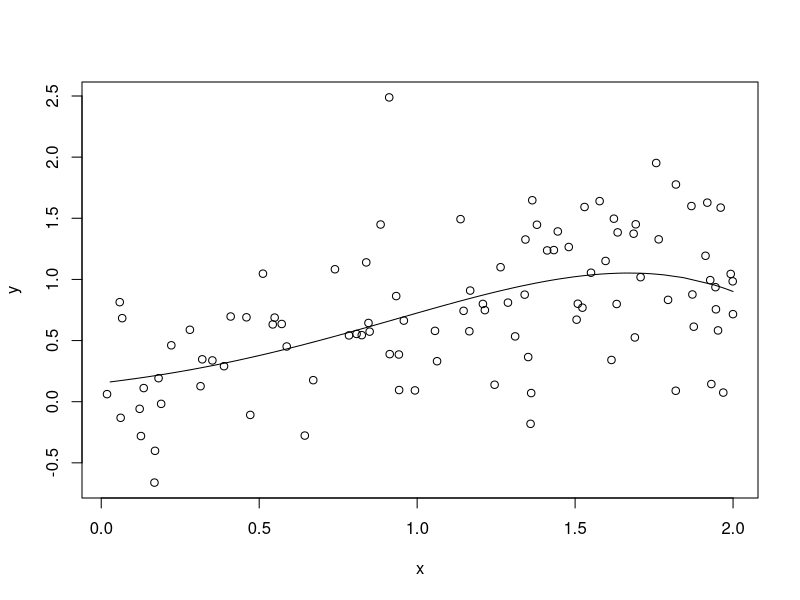
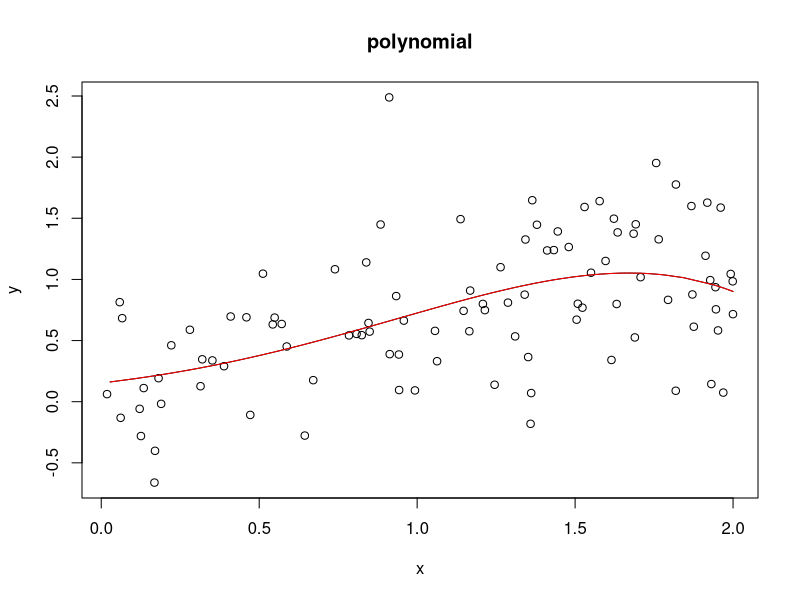
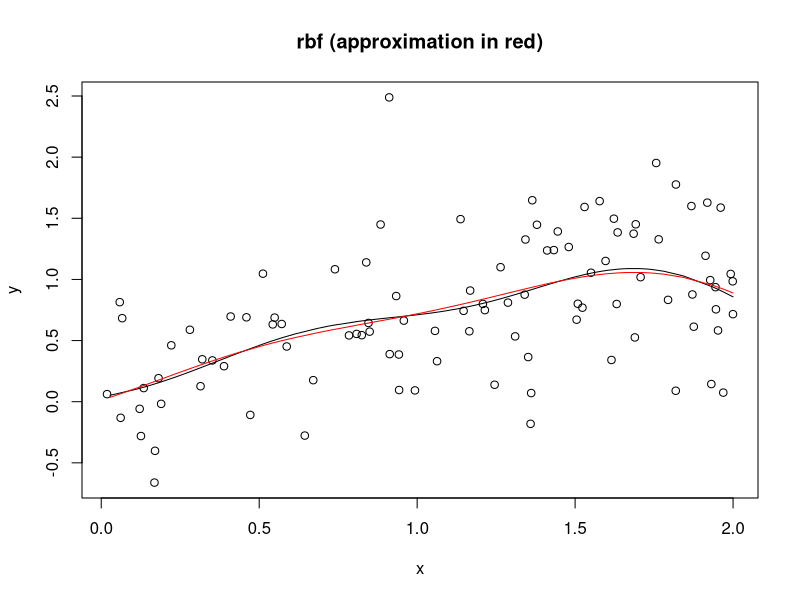

The R script that drew these images, in order:
#try out both expressions for GP regression
library(MASS)
library(ggplot2)
# set.seed(1)
#polynomial regression
phi <- function(x){
  return(c(1, x, x^2, x^3, x^4, x^4))
}

N <- 100
x <- runif(N, 0, 2)
y <- sin(x) + rnorm(N, sd=0.5)

plot(x, y)

sigma_p <- 0.4
sigma_n <- 0.6
Phi <- do.call("cbind", lapply(x, phi))

N_pred <- 100
x_pred <- sort(runif(N_pred, 0, 2))

A <- (Phi %*% t(Phi)) / (sigma_n^2) + diag(dim(Phi)[1]) / sigma_p^2
Phi_star <- do.call("cbind", lapply(x_pred, phi))
f_pred_mean <- t(Phi_star) %*% solve(A, Phi %*% y) / sigma_n^2

lines(x_pred, f_pred_mean)

f_pred_sd <- t(Phi_star) %*% solve(A, Phi_star)
N_sample <- 100
y_sample <- mvrnorm(N_sample, f_pred_mean, f_pred_sd)

pred_df <- data.frame(x=x_pred,
                      y=f_pred_mean,
                      upper=apply(y_sample, 2, quantile, 0.975),
                      lower=apply(y_sample, 2, quantile, 0.025)
)

obs_df <- data.frame(x=x, 
                     y=y)

p <- ggplot() + geom_line(data=pred_df, aes(x=x, y=y)) + 
  geom_ribbon(data=pred_df, aes(x=x, ymin=lower, ymax=upper), alpha=0.3) + 
  geom_point(data=obs_df, aes(x=x, y=y)) + 
  theme_minimal()
# print(p)

#now other way round
k <- function(x, y){
  return(sigma_p^2 * sum(phi(x) * phi(y)))
}

K <- matrix(NA, N, N)
for(i in 1:N){
  for(j in 1:N){
    K[i, j] <- k(x[i], x[j])
  }
}

K_star <- matrix(NA, N_pred, N)
for(i in 1:N_pred){
  for(j in 1:N){
    K_star[i, j] <- k(x_pred[i], x[j])
  }
}

K_star_star <- matrix(NA, N_pred, N_pred)
for(i in 1:N_pred){
  for(j in 1:N_pred){
    K_star_star[i, j] <- k(x_pred[i], x_pred[j])
  }
}

f_pred_mean2 <- K_star %*% solve(K + diag(N)*sigma_n^2, y)
# plot(f_pred_mean, f_pred_mean2)
plot(x, y, main="polynomial")
lines(x_pred, f_pred_mean2)
lines(x_pred, f_pred_mean, col="red")

f_pred_sd2 <- K_star_star - K_star %*% solve(K + diag(N)*sigma_n^2, t(K_star))

# plot(f_pred_sd, f_pred_sd2)
# abline(0, 1)

###step 2, do same thing with rbf kernel
#define features
N_features <- 100
lambda_rbf <- 0.5
sigma_rbf <- 2

#1D so w can be a vector
w <- rnorm(N_features, mean=0, sd= 1 / lambda_rbf)

phi <- function(x, w, sigma){
  return(sigma * c(sin(x*w), cos(x*w)) / sqrt(length(w)))
}

Phi <- do.call("cbind", lapply(x, phi, w, sigma_rbf))

A <- (Phi %*% t(Phi)) / (sigma_n^2) + diag(dim(Phi)[1]) / sigma_p^2
Phi_star <- do.call("cbind", lapply(x_pred, phi, w, sigma_rbf))
f_pred_mean <- t(Phi_star) %*% solve(A, Phi %*% y) / sigma_n^2
f_pred_sd <- t(Phi_star) %*% solve(A, Phi_star)

# plot(x, y, main="rbf")
# lines(x_pred, f_pred_mean)


#with exact kernel
k <- function(x, y, lambda, sigma){
  d <- sum((x-y)^2)
  return(sigma_p^2 * sigma^2 * exp(-d / (2 * lambda^2)))
}

K <- matrix(NA, N, N)
for(i in 1:N){
  for(j in 1:N){
    K[i, j] <- k(x[i], x[j], lambda_rbf, sigma_rbf)
  }
}

K_star <- matrix(NA, N_pred, N)
for(i in 1:N_pred){
  for(j in 1:N){
    K_star[i, j] <- k(x_pred[i], x[j], lambda_rbf, sigma_rbf)
  }
}

K_star_star <- matrix(NA, N_pred, N_pred)
for(i in 1:N_pred){
  for(j in 1:N_pred){
    K_star_star[i, j] <- k(x_pred[i], x_pred[j], lambda_rbf, sigma_rbf)
  }
}

f_pred_mean2 <- K_star %*% solve(K + diag(N)*sigma_n^2, y)
# plot(f_pred_mean, f_pred_mean2)
plot(x, y, main="rbf (approximation in red)")
lines(x_pred, f_pred_mean2)
lines(x_pred, f_pred_mean, col="red")




